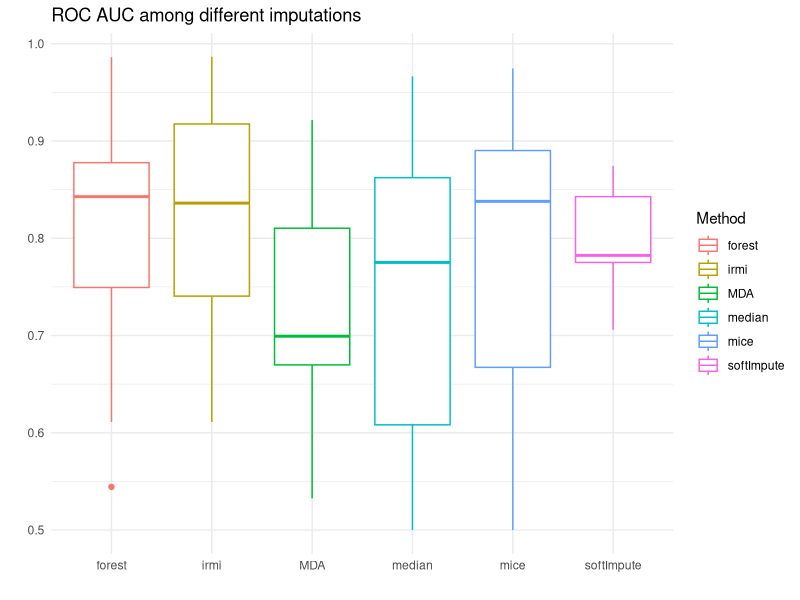
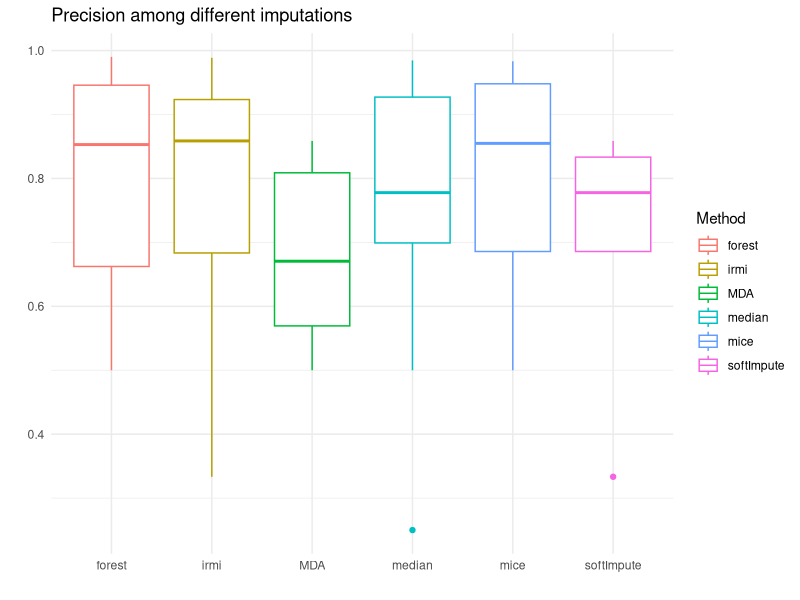
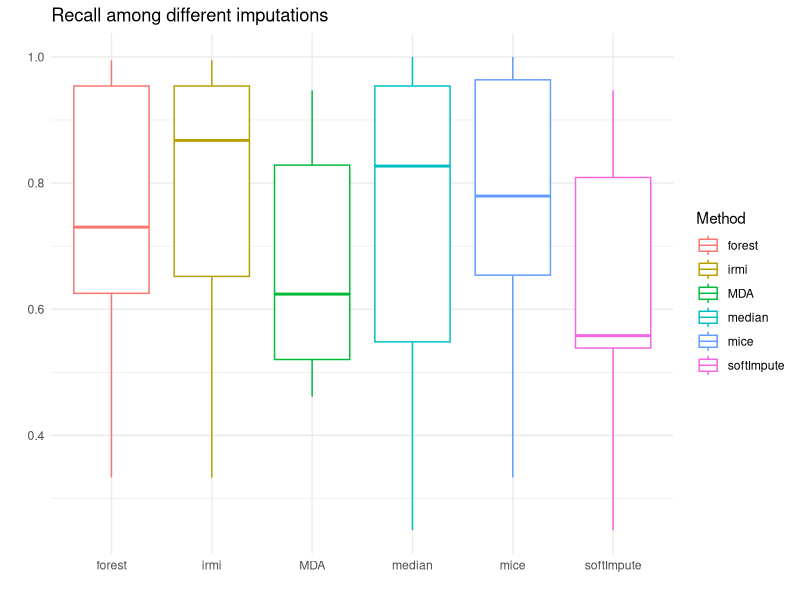
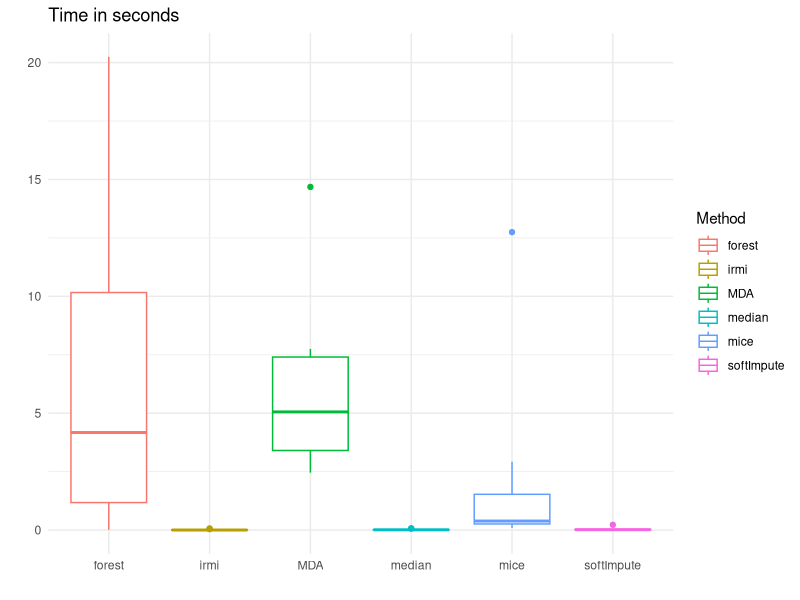

The R source for these figures, in order:
## ---- chunk 1
library(knitr)
library(tidyverse)
scores <- readr::read_csv('./wyniki_moje.csv')

ramka <- scores %>% group_by(Method) %>% summarise(accuracy = round(mean(Acc),2),
                                          auc = round(mean(Auc),2),
                                          precision = round(mean(Precision),2),
                                          recall = round(mean(Recall),2))

knitr::kable(ramka,caption='Average scores of model on imputation methods')
## ---- chunk 2
p<-ggplot(scores, aes(x=Method, y=Auc, color=Method)) +
  geom_boxplot()+theme_minimal()+labs(x="",y="")+ggtitle("ROC AUC among different imputations")
p
## ---- chunk 3
p<-ggplot(scores, aes(x=Method, y=Precision, color=Method)) +
  geom_boxplot()+theme_minimal()+labs(x="",y="")+ggtitle("Precision among different imputations")
p1<-ggplot(scores, aes(x=Method, y=Recall, color=Method)) +
  geom_boxplot()+theme_minimal()+labs(x="",y="")+ggtitle("Recall among different imputations")
p
p1
## ---- chunk 4
p<-ggplot(scores, aes(x=Method, y=Time, color=Method)) +
  geom_boxplot()+theme_minimal()+labs(x="",y="")+ggtitle("Time in seconds ")
p
